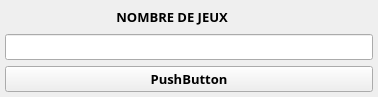
     <widget class="QWidget" name="scrollAreaWidgetContents_12">
      <property name="geometry">
       <rect>
        <x>0</x>
        <y>0</y>
        <width>378</width>
        <height>97</height>
       </rect>
      </property>
      <layout class="QGridLayout" name="gridLayout_12">
       <property name="leftMargin">
        <number>5</number>
       </property>
       <property name="topMargin">
        <number>5</number>
       </property>
       <property name="rightMargin">
        <number>5</number>
       </property>
       <property name="bottomMargin">
        <number>5</number>
       </property>
       <property name="horizontalSpacing">
        <number>10</number>
       </property>
       <item row="5" column="3">
        <widget class="QLineEdit" name="lineEdit_7">
         <property name="font">
          <font>
           <family>Rockwell Extra Bold</family>
           <pointsize>10</pointsize>
           <weight>75</weight>
           <bold>true</bold>
          </font>
         </property>
        </widget>
       </item>
       <item row="6" column="3">
        <widget class="QPushButton" name="pushButton_19">
         <property name="font">
          <font>
           <family>Rockwell Extra Bold</family>
           <pointsize>10</pointsize>
           <weight>75</weight>
           <bold>true</bold>
          </font>
         </property>
         <property name="text">
          <string>PushButton</string>
         </property>
        </widget>
       </item>
       <item row="2" column="3">
        <widget class="QLabel" name="label_11">
         <property name="font">
          <font>
           <family>Rockwell Extra Bold</family>
           <pointsize>10</pointsize>
           <weight>75</weight>
           <bold>true</bold>
          </font>
         </property>
         <property name="text">
          <string>                                 NOMBRE DE JEUX</string>
         </property>
        </widget>
       </item>
      </layout>
     </widget>
